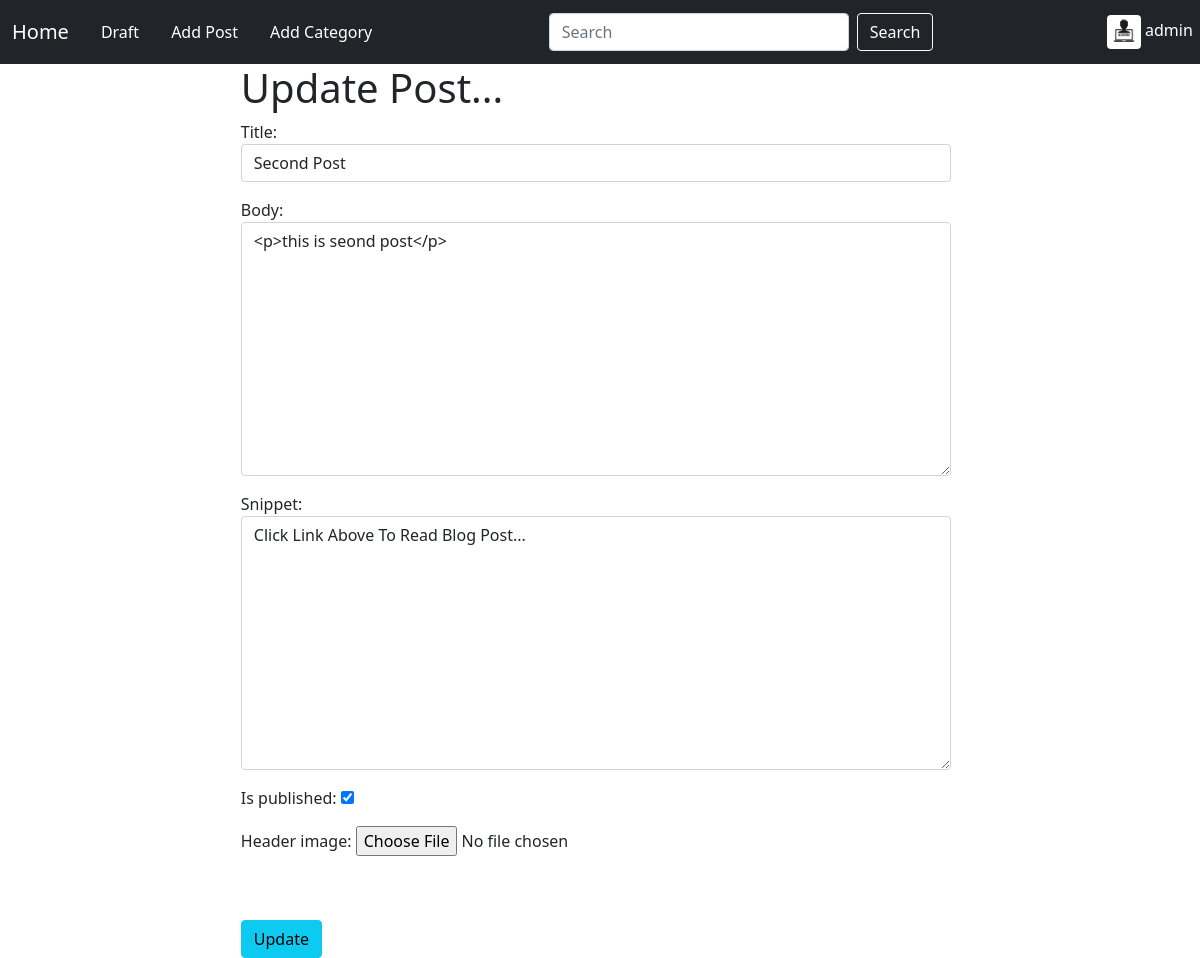
The page /article/admin-edit/2 (signed in) on the database its author committed.
### blog/models.py (models this page shows, shortened)
class Profile(models.Model):
    user = models.OneToOneField(User,null=True,on_delete=models.CASCADE)
    bio = models.TextField()
    profile_pic = models.ImageField(null=True,blank=True,upload_to="images/profile/")
    website_url = models.CharField(max_length=264,null=True,blank=True)
    github_url = models.CharField(max_length=264,null=True,blank=True)

class Post(models.Model):
    title = models.CharField(max_length=264)
    header_image = models.ImageField(null=True,blank=True,upload_to="images/")
    author = models.ForeignKey(User,on_delete=models.CASCADE)
    body = RichTextField(blank=True,null=True)
    post_date = models.DateField(auto_now_add=True)
    category = models.CharField(max_length=264,default='coding')
    snippet = models.CharField(max_length=264)
    likes = models.ManyToManyField(User,related_name='blog_posts')
    is_published = models.BooleanField(default=False)

### blog/views.py (the view)
# urls.py: path('article/admin-edit/<int:pk>',AdminUpdatePostView.as_view(),name ='admin_update_post'),
class AdminUpdatePostView(UpdateView):
    model = Post
    form_class = AdminEditForm
    template_name = 'update_post.html'

### blog/form.py
class AdminEditForm(forms.ModelForm):
    class Meta:
        model = Post
        fields = ('title','body','snippet','is_published','header_image')
        widgets = {
            'title': forms.TextInput(attrs={'class':'form-control','placeholder':"Type your title"}),
            'body': forms.Textarea(attrs={'class':'form-control','placeholder':"Type your content"}),
            'snippet': forms.Textarea(attrs={'class':'form-control','placeholder':"Type your content"}),
        }

### templates/update_post.html
{% extends 'navbar.html' %} {% block content %}
{% if user.is_superuser %}
  <h1>Update Post...</h1>
  <div class="form-group">
    <form method="post" enctype="multipart/form-data">
      {% csrf_token %} {{form.media}} {{ form.as_p }}
      <br><br>
      <button class="btn btn-info">Update</button>
    </form>
  </div>
{% else %}
  <h1>You are not allow to update </h1>
{% endif %}
{% endblock %}

### templates/navbar.html (shortened to what this page needs)
<!DOCTYPE html>
<html lang="en">
  <head>
    <link
      href="https://cdn.jsdelivr.net/npm/bootstrap@5.0.2/dist/css/bootstrap.min.css"
      rel="stylesheet"
    />
  </head>
  <body>
    <nav class="navbar navbar-expand-lg navbar-dark bg-dark">
      <div class="container-fluid">
        <div class="justify-content-between" id="navbarNavAltMarkup">
          <div class="navbar-nav">
            <a class="navbar-brand" href="{% url 'index' %}">Home</a>
            {% if user.is_authenticated %}
            {% if user.is_superuser %}
            <a
              class="nav-link active"
              aria-current="page"
              href="{% url 'admin' %}"
            >
              Draft
            </a>
            {% endif %}
            {% endif %}
            {% if user.is_authenticated and user.is_superuser %}
            <a class="nav-link" href="{% url 'add_post' %}">Add Post</a>
            <a class="nav-link" href="{% url 'add_category' %}">Add Category</a>
            {% endif %}
          </div>
        </div>
        <form class="nav-search d-flex justify-content-center mx-5" action="{% url 'search_posts' %}" method="get">
          <input class="form-control me-2" name="search" type="search" placeholder="Search" aria-label="Search">
          <button class="btn btn-outline-success text-white border-light" type="submit">Search</button>
        </form>
        <div class="user-info">
          {% if user.is_authenticated %}
          <div class="dropdown text-end">
            <button class="btn btn-user-info dropdown-toggle" style="width: min-content;" type="button" data-bs-toggle="dropdown" aria-expanded="false">
              {% if user.profile.profile_pic %}
              <img src="{{ user.profile.profile_pic.url }}" class="rounded m-auto" style="width: 50%;" alt="">
              {% else %}
              <img src="../media/images/download.png" class="rounded m-auto" style="width: 50%;" alt="">
              {% endif %}
              {{ user.username }}
            </button>
          </div>
          {% else %}
          <li class="nav">
            <a class="nav-link" href="{% url 'login' %}">Login</a>
            <a class="nav-link" href="{% url 'register' %}">Register</a>
          </li>
          {% endif %}
        </div>
      </div>
    </nav>
    <div class="d-flex justify-content-between mx-1">
        <div class="left-nav">
        </div>
      <div class="main-content">
        {% block content %} {% endblock %}
      </div>
        <div class="right-nav ms-2">
        </div>
    </div>
  </body>
</html>

### templates/navbar.html (style rules this page uses)
.nav-search input { min-width: 150px; }
.dropdown .btn, .nav-link { box-shadow: none; color: #ffffff !important; }
.navbar-nav .nav-link { padding: 0.5rem 1rem !important; }
.left-nav { width: 20%; }
.right-nav { width: 20%; }
.main-content { width: 60%; }
@media screen and (min-width: 768px) { .nav-search input { min-width: 300px; } }

### rows shown on the page
Post: title "Second Post", body "<p>this is seond post</p>", snippet "Click Link Above To Read Blog Post...", is_published "☑"

### other values the page prints
{{ user.username }} "admin"
